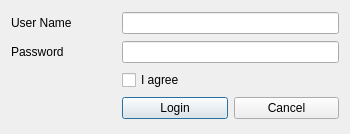
<?xml version="1.0" encoding="UTF-8"?>
<ui version="4.0">
 <class>Dialog</class>
 <widget class="QDialog" name="Dialog">
  <property name="windowModality">
   <enum>Qt::NonModal</enum>
  </property>
  <property name="geometry">
   <rect>
    <x>0</x>
    <y>0</y>
    <width>350</width>
    <height>134</height>
   </rect>
  </property>
  <property name="sizePolicy">
   <sizepolicy hsizetype="Fixed" vsizetype="Fixed">
    <horstretch>0</horstretch>
    <verstretch>0</verstretch>
   </sizepolicy>
  </property>
  <property name="maximumSize">
   <size>
    <width>350</width>
    <height>134</height>
   </size>
  </property>
  <property name="windowTitle">
   <string>Dialog</string>
  </property>
  <property name="windowOpacity">
   <double>1.000000000000000</double>
  </property>
  <property name="autoFillBackground">
   <bool>false</bool>
  </property>
  <property name="sizeGripEnabled">
   <bool>false</bool>
  </property>
  <property name="modal">
   <bool>false</bool>
  </property>
  <layout class="QGridLayout" name="gridLayout">
   <item row="0" column="0">
    <widget class="QLabel" name="label">
     <property name="text">
      <string>User Name</string>
     </property>
    </widget>
   </item>
   <item row="0" column="1" colspan="2">
    <widget class="QLineEdit" name="lineEdit"/>
   </item>
   <item row="1" column="0">
    <widget class="QLabel" name="label_2">
     <property name="text">
      <string>Password</string>
     </property>
    </widget>
   </item>
   <item row="1" column="1" colspan="2">
    <widget class="QLineEdit" name="lineEdit_2">
     <property name="echoMode">
      <enum>QLineEdit::Password</enum>
     </property>
    </widget>
   </item>
   <item row="2" column="1">
    <widget class="QCheckBox" name="checkBox">
     <property name="text">
      <string>I agree</string>
     </property>
    </widget>
   </item>
   <item row="3" column="1">
    <widget class="QPushButton" name="pushButton_2">
     <property name="text">
      <string>Login</string>
     </property>
    </widget>
   </item>
   <item row="3" column="2">
    <widget class="QPushButton" name="pushButton">
     <property name="text">
      <string>Cancel</string>
     </property>
    </widget>
   </item>
  </layout>
 </widget>
 <resources/>
 <connections/>
</ui>
